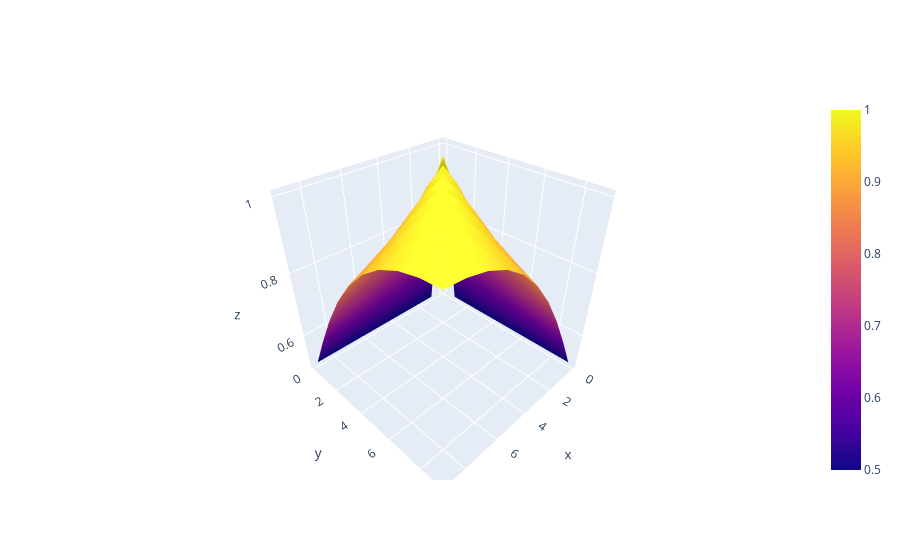

Here is the notebook cell this chart was saved with:
### Code cell
import plotly.graph_objects as go

x = y = np.arange(0.0,1.0,0.1)
X, Y = np.meshgrid(x, y)
Z = jain_term_lambded(X, Y)
Z1 = expansions_lambd_x[0](X, Y)

#fig = go.Figure(data=[dict(z=Z, type='surface'), dict(z=Z1, type='surface')])
fig = go.Figure(data=[dict(z=Z, type='surface')])
fig.show()

### Figure 1 — Plotly figure (JSON) as saved in the notebook; plotly's stock layout.template omitted (floating-point values rounded to 4 significant figures)
{"data": [{"type": "surface", "z": [[null, 0.5, 0.5, 0.5, 0.5, 0.5, 0.5, 0.5, 0.5, 0.5], [0.5, 1, 0.9, 0.8, 0.7353, 0.6923, 0.6622, 0.64, 0.6231, 0.6098], [0.5, 0.9, 1, 0.9615, 0.9, 0.8448, 0.8, 0.7642, 0.7353, 0.7118], [0.5, 0.8, 0.9615, 1, 0.98, 0.9412, 0.9, 0.8621, 0.8288, 0.8], [0.5, 0.7353, 0.9, 0.98, 1, 0.9878, 0.9615, 0.9308, 0.9, 0.8711], [0.5, 0.6923, 0.8448, 0.9412, 0.9878, 1, 0.9918, 0.973, 0.9494, 0.9245], [0.5, 0.6622, 0.8, 0.9, 0.9615, 0.9918, 1, 0.9941, 0.98, 0.9615], [0.5, 0.64, 0.7642, 0.8621, 0.9308, 0.973, 0.9941, 1, 0.9956, 0.9846], [0.5, 0.6231, 0.7353, 0.8288, 0.9, 0.9494, 0.98, 0.9956, 1, 0.9966], [0.5, 0.6098, 0.7118, 0.8, 0.8711, 0.9245, 0.9615, 0.9846, 0.9966, 1]]}], "layout": {}}
